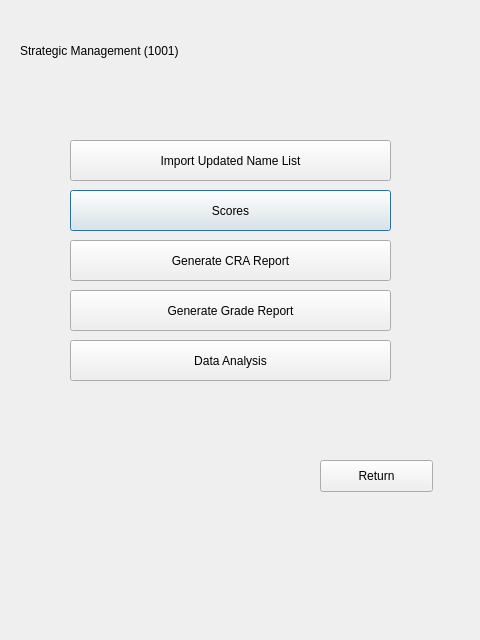
<?xml version="1.0" encoding="UTF-8"?>
<ui version="4.0">
 <class>Dialog</class>
 <widget class="QDialog" name="Dialog">
  <property name="geometry">
   <rect>
    <x>0</x>
    <y>0</y>
    <width>480</width>
    <height>640</height>
   </rect>
  </property>
  <property name="windowTitle">
   <string>Dialog</string>
  </property>
  <widget class="QLabel" name="label">
   <property name="geometry">
    <rect>
     <x>20</x>
     <y>10</y>
     <width>381</width>
     <height>81</height>
    </rect>
   </property>
   <property name="text">
    <string>Strategic Management (1001)</string>
   </property>
  </widget>
  <widget class="QPushButton" name="Scores">
   <property name="geometry">
    <rect>
     <x>70</x>
     <y>190</y>
     <width>321</width>
     <height>41</height>
    </rect>
   </property>
   <property name="text">
    <string>Scores</string>
   </property>
  </widget>
  <widget class="QPushButton" name="CRA">
   <property name="geometry">
    <rect>
     <x>70</x>
     <y>240</y>
     <width>321</width>
     <height>41</height>
    </rect>
   </property>
   <property name="text">
    <string>Generate CRA Report</string>
   </property>
  </widget>
  <widget class="QPushButton" name="Grade">
   <property name="geometry">
    <rect>
     <x>70</x>
     <y>290</y>
     <width>321</width>
     <height>41</height>
    </rect>
   </property>
   <property name="text">
    <string>Generate Grade Report</string>
   </property>
  </widget>
  <widget class="QPushButton" name="Analysis">
   <property name="geometry">
    <rect>
     <x>70</x>
     <y>340</y>
     <width>321</width>
     <height>41</height>
    </rect>
   </property>
   <property name="text">
    <string>Data Analysis</string>
   </property>
  </widget>
  <widget class="QPushButton" name="Rtn">
   <property name="geometry">
    <rect>
     <x>320</x>
     <y>460</y>
     <width>113</width>
     <height>32</height>
    </rect>
   </property>
   <property name="text">
    <string>Return</string>
   </property>
  </widget>
  <widget class="QPushButton" name="NmList">
   <property name="geometry">
    <rect>
     <x>70</x>
     <y>140</y>
     <width>321</width>
     <height>41</height>
    </rect>
   </property>
   <property name="text">
    <string>Import Updated Name List</string>
   </property>
  </widget>
 </widget>
 <resources/>
 <connections/>
</ui>
